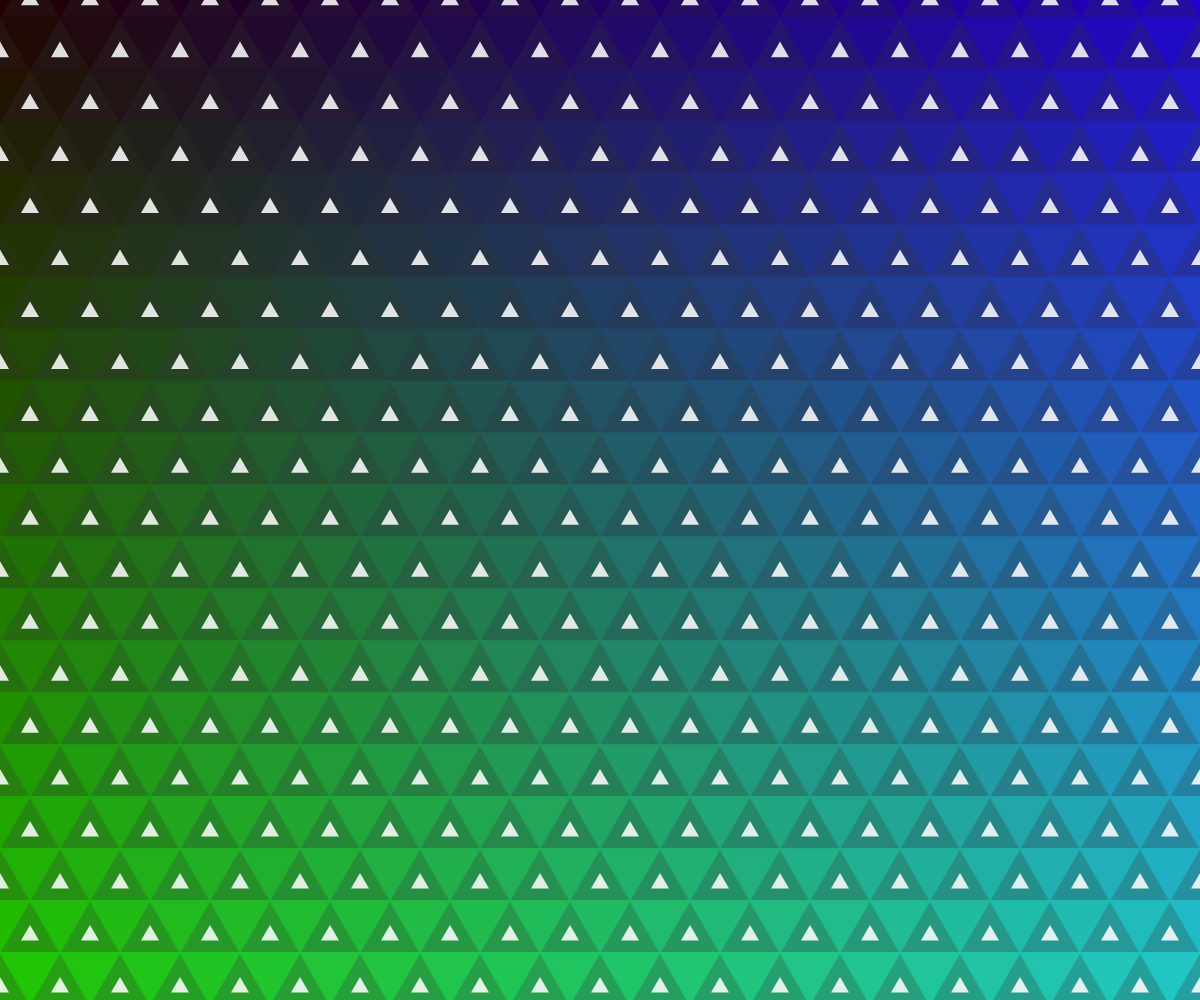
Frame 1 (no input)
Frame 2 (the mouse pressed at the canvas centre, redrawn once): identical to frame 1, image omitted

The p5.js sketch that drew this single still picture (run headless with seeded random() and noise() and a simulated clock; the mouse was pressed at the canvas centre and the sketch redrawn once):

// p5.js sketch
// ── sketch.js
"use strict"

const COLORS = ["#738290", "#A1B5D8", "#FFFCF7", "#E4F0D0", "#C2D8B9"];
const WHITE  = "#FFFFFF";
const BLACK  = "#333333";

function setup(){
	createCanvas(windowWidth, windowHeight);
	angleMode(DEGREES); rectMode(CENTER);
	textAlign(CENTER, CENTER); textSize(14);
	noLoop();
}

function draw(){
	background(BLACK);
	noFill();
	noStroke();

	//stroke(WHITE); strokeWeight(1);

	const len = 60;
	drawUroko(len);
}

function drawUroko(len, rot=0){

	const pX = len / 2;
	const pY = len * sin(60);
	const rows = floor(height / pY) + 2;
	const cols = floor(width / pX) + 4;
	for(let r=0; r<rows; r++){
		for(let c=0; c<cols; c++){
			let x = pX * c;
			let y = pY * r;
			if(r%2==0) x -= len / 2;
			const rot = (c%2==0)?0:180;

			const green = floor(map(y, 0, height, 0, 200));
			const blue  = floor(map(x, 0, width, 0, 200));
			const alpha = (rot==0) ? 190:255;
			fill(33, green, blue, alpha);
			stroke(33, green, blue, alpha);
			drawTriangle(x, y, len, rot);

			if(rot==0){
				fill(255, 255, 255, 220);
				noStroke();
				drawTriangle(x, y, len*0.3, rot);
			}
		}
	}
}

function drawTriangle(x, y, len, rot=0){

	const p = len * cos(30);
	const r = ((len/2)**2+p**2) / (p*2);
	if(rot==180) y = y + len*sin(60) - r*2;

	push();
	translate(x, y);
	rotate(rot);
	triangle(
		r*cos(30),  r*sin(30),
		r*cos(150), r*sin(150),
		r*cos(270), r*sin(270));
	//circle(0, 0, 5);
	pop();
}

function getColor(colors){
	return colors[floor(random()*colors.length)];
}
